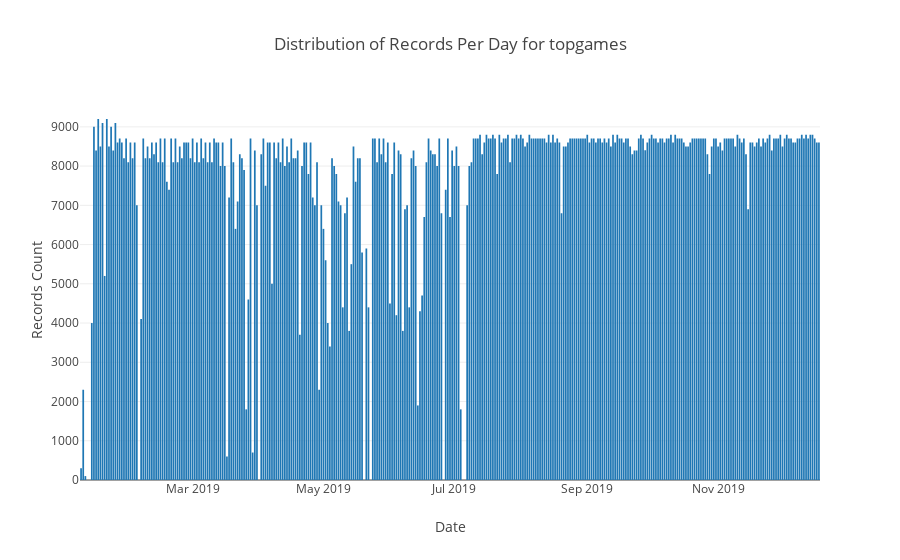

Here is the notebook cell this chart was saved with:
### Markdown cell above
## These are the number of entries we have per day for the `topgames` Mongo collection.  Each query returns the current top 100 games being played.  This is run every 15 minutes.

### Code cell
# https://plot.ly/python/bar-charts/

data = [Bar(
        x=grouped_df['date'],
        y=grouped_df['count']
    )]

layout = Layout(
        title='Distribution of Records Per Day for topgames',
        xaxis=dict(
            title='Date'
        ),
        yaxis=dict(
            title='Records Count'
        )
    )

fig = Figure(data=data, layout=layout)

iplot(fig)

### Figure 1 — Plotly figure (JSON) as saved in the notebook; plotly's stock layout.template omitted (floating-point values rounded to 4 significant figures; data arrays with more than 128 entries replaced by an {"elided": "..."} marker saying what was removed)
{"data": [{"type": "bar", "uid": "23e91de6-0cf8-455e-8521-1f4b458788eb", "x": {"elided": "336 str values"}, "y": {"elided": "336 int values"}}], "layout": {"title": {"text": "Distribution of Records Per Day for topgames"}, "xaxis": {"title": {"text": "Date"}}, "yaxis": {"title": {"text": "Records Count"}}}}
